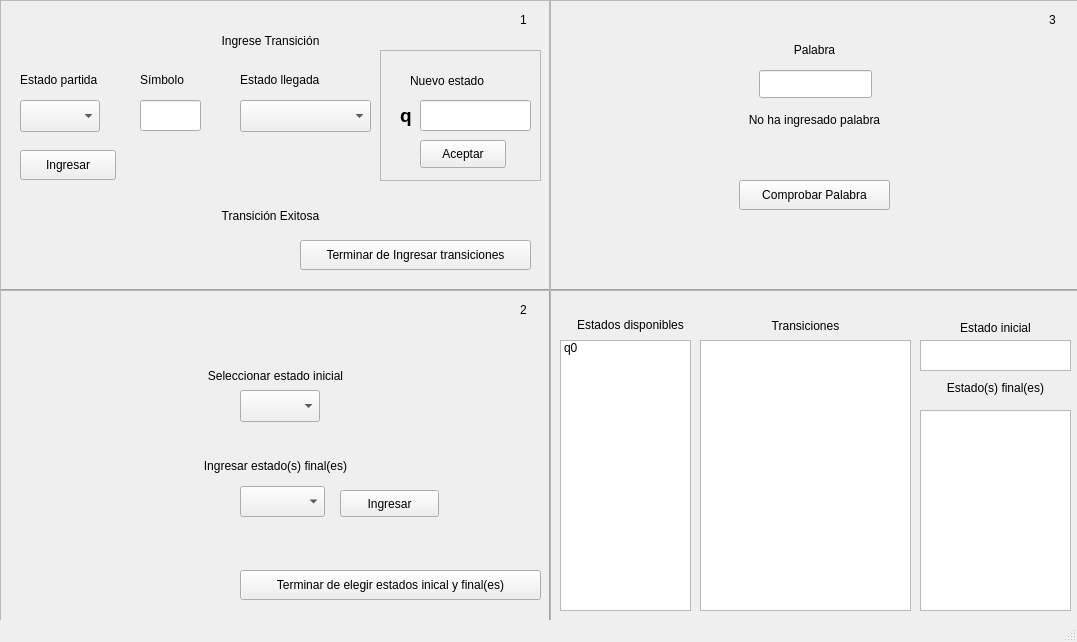
<?xml version="1.0" encoding="UTF-8"?>
<ui version="4.0">
 <class>MainWindow</class>
 <widget class="QMainWindow" name="MainWindow">
  <property name="geometry">
   <rect>
    <x>0</x>
    <y>0</y>
    <width>1077</width>
    <height>642</height>
   </rect>
  </property>
  <property name="windowTitle">
   <string>MainWindow</string>
  </property>
  <widget class="QWidget" name="centralWidget">
   <widget class="Line" name="line">
    <property name="geometry">
     <rect>
      <x>0</x>
      <y>280</y>
      <width>1081</width>
      <height>20</height>
     </rect>
    </property>
    <property name="orientation">
     <enum>Qt::Horizontal</enum>
    </property>
   </widget>
   <widget class="Line" name="line_2">
    <property name="geometry">
     <rect>
      <x>540</x>
      <y>0</y>
      <width>20</width>
      <height>641</height>
     </rect>
    </property>
    <property name="orientation">
     <enum>Qt::Vertical</enum>
    </property>
   </widget>
   <widget class="QFrame" name="frame">
    <property name="geometry">
     <rect>
      <x>0</x>
      <y>0</y>
      <width>551</width>
      <height>291</height>
     </rect>
    </property>
    <property name="frameShape">
     <enum>QFrame::StyledPanel</enum>
    </property>
    <property name="frameShadow">
     <enum>QFrame::Raised</enum>
    </property>
    <widget class="QComboBox" name="comboBox">
     <property name="geometry">
      <rect>
       <x>20</x>
       <y>100</y>
       <width>80</width>
       <height>32</height>
      </rect>
     </property>
     <item>
      <property name="text">
       <string/>
      </property>
     </item>
     <item>
      <property name="text">
       <string>q0</string>
      </property>
     </item>
    </widget>
    <widget class="QLabel" name="label">
     <property name="geometry">
      <rect>
       <x>0</x>
       <y>10</y>
       <width>541</width>
       <height>61</height>
      </rect>
     </property>
     <property name="text">
      <string>Ingrese Transición</string>
     </property>
     <property name="alignment">
      <set>Qt::AlignCenter</set>
     </property>
    </widget>
    <widget class="QLabel" name="label_11">
     <property name="geometry">
      <rect>
       <x>20</x>
       <y>70</y>
       <width>101</width>
       <height>20</height>
      </rect>
     </property>
     <property name="text">
      <string>Estado partida</string>
     </property>
    </widget>
    <widget class="QLabel" name="label_12">
     <property name="geometry">
      <rect>
       <x>140</x>
       <y>70</y>
       <width>66</width>
       <height>20</height>
      </rect>
     </property>
     <property name="text">
      <string>Símbolo</string>
     </property>
    </widget>
    <widget class="QLabel" name="label_13">
     <property name="geometry">
      <rect>
       <x>240</x>
       <y>70</y>
       <width>111</width>
       <height>20</height>
      </rect>
     </property>
     <property name="text">
      <string>Estado llegada</string>
     </property>
    </widget>
    <widget class="QLineEdit" name="lineEdit">
     <property name="geometry">
      <rect>
       <x>140</x>
       <y>100</y>
       <width>61</width>
       <height>31</height>
      </rect>
     </property>
    </widget>
    <widget class="QComboBox" name="comboBox_2">
     <property name="geometry">
      <rect>
       <x>240</x>
       <y>100</y>
       <width>131</width>
       <height>32</height>
      </rect>
     </property>
     <item>
      <property name="text">
       <string/>
      </property>
     </item>
     <item>
      <property name="text">
       <string>Nuevo Estado</string>
      </property>
     </item>
     <item>
      <property name="text">
       <string>q0</string>
      </property>
     </item>
    </widget>
    <widget class="QPushButton" name="pushButton">
     <property name="geometry">
      <rect>
       <x>20</x>
       <y>150</y>
       <width>96</width>
       <height>30</height>
      </rect>
     </property>
     <property name="text">
      <string>Ingresar</string>
     </property>
    </widget>
    <widget class="QLabel" name="label2">
     <property name="geometry">
      <rect>
       <x>0</x>
       <y>190</y>
       <width>541</width>
       <height>51</height>
      </rect>
     </property>
     <property name="frameShape">
      <enum>QFrame::NoFrame</enum>
     </property>
     <property name="text">
      <string>Transición Exitosa</string>
     </property>
     <property name="scaledContents">
      <bool>false</bool>
     </property>
     <property name="alignment">
      <set>Qt::AlignCenter</set>
     </property>
    </widget>
    <widget class="QPushButton" name="pushButton_2">
     <property name="geometry">
      <rect>
       <x>300</x>
       <y>240</y>
       <width>231</width>
       <height>30</height>
      </rect>
     </property>
     <property name="text">
      <string>Terminar de Ingresar transiciones</string>
     </property>
    </widget>
    <widget class="QLabel" name="label_2">
     <property name="geometry">
      <rect>
       <x>520</x>
       <y>10</y>
       <width>16</width>
       <height>20</height>
      </rect>
     </property>
     <property name="text">
      <string>1</string>
     </property>
    </widget>
    <widget class="QFrame" name="frame_4">
     <property name="geometry">
      <rect>
       <x>380</x>
       <y>50</y>
       <width>161</width>
       <height>131</height>
      </rect>
     </property>
     <property name="frameShape">
      <enum>QFrame::StyledPanel</enum>
     </property>
     <property name="frameShadow">
      <enum>QFrame::Raised</enum>
     </property>
     <widget class="QLabel" name="label_20">
      <property name="geometry">
       <rect>
        <x>30</x>
        <y>20</y>
        <width>101</width>
        <height>21</height>
       </rect>
      </property>
      <property name="text">
       <string>Nuevo estado</string>
      </property>
     </widget>
     <widget class="QLineEdit" name="lineEdit_2">
      <property name="geometry">
       <rect>
        <x>40</x>
        <y>50</y>
        <width>111</width>
        <height>31</height>
       </rect>
      </property>
     </widget>
     <widget class="QLabel" name="label_19">
      <property name="geometry">
       <rect>
        <x>20</x>
        <y>50</y>
        <width>21</width>
        <height>31</height>
       </rect>
      </property>
      <property name="font">
       <font>
        <pointsize>14</pointsize>
        <weight>75</weight>
        <bold>true</bold>
       </font>
      </property>
      <property name="text">
       <string>q</string>
      </property>
     </widget>
     <widget class="QPushButton" name="pushButton_5">
      <property name="geometry">
       <rect>
        <x>40</x>
        <y>90</y>
        <width>86</width>
        <height>28</height>
       </rect>
      </property>
      <property name="text">
       <string>Aceptar</string>
      </property>
     </widget>
    </widget>
   </widget>
   <widget class="QFrame" name="frame_2">
    <property name="geometry">
     <rect>
      <x>0</x>
      <y>290</y>
      <width>551</width>
      <height>351</height>
     </rect>
    </property>
    <property name="frameShape">
     <enum>QFrame::StyledPanel</enum>
    </property>
    <property name="frameShadow">
     <enum>QFrame::Raised</enum>
    </property>
    <widget class="QLabel" name="label_3">
     <property name="geometry">
      <rect>
       <x>10</x>
       <y>60</y>
       <width>531</width>
       <height>51</height>
      </rect>
     </property>
     <property name="text">
      <string>Seleccionar estado inicial</string>
     </property>
     <property name="alignment">
      <set>Qt::AlignCenter</set>
     </property>
    </widget>
    <widget class="QComboBox" name="comboBoxEInicial">
     <property name="geometry">
      <rect>
       <x>240</x>
       <y>100</y>
       <width>80</width>
       <height>32</height>
      </rect>
     </property>
    </widget>
    <widget class="QLabel" name="label_4">
     <property name="geometry">
      <rect>
       <x>10</x>
       <y>160</y>
       <width>531</width>
       <height>31</height>
      </rect>
     </property>
     <property name="text">
      <string>Ingresar estado(s) final(es)</string>
     </property>
     <property name="alignment">
      <set>Qt::AlignCenter</set>
     </property>
    </widget>
    <widget class="QLabel" name="label_6">
     <property name="geometry">
      <rect>
       <x>520</x>
       <y>10</y>
       <width>16</width>
       <height>20</height>
      </rect>
     </property>
     <property name="text">
      <string>2</string>
     </property>
    </widget>
    <widget class="QPushButton" name="pushButton_3">
     <property name="geometry">
      <rect>
       <x>240</x>
       <y>280</y>
       <width>301</width>
       <height>30</height>
      </rect>
     </property>
     <property name="text">
      <string>Terminar de elegir estados inical y final(es)</string>
     </property>
    </widget>
    <widget class="QComboBox" name="comboBoxEFinal">
     <property name="geometry">
      <rect>
       <x>240</x>
       <y>196</y>
       <width>85</width>
       <height>31</height>
      </rect>
     </property>
    </widget>
    <widget class="QPushButton" name="pushButtonEFinales">
     <property name="geometry">
      <rect>
       <x>340</x>
       <y>200</y>
       <width>99</width>
       <height>27</height>
      </rect>
     </property>
     <property name="text">
      <string>Ingresar</string>
     </property>
    </widget>
   </widget>
   <widget class="QListWidget" name="listWidget">
    <property name="geometry">
     <rect>
      <x>560</x>
      <y>340</y>
      <width>131</width>
      <height>271</height>
     </rect>
    </property>
    <item>
     <property name="text">
      <string>q0</string>
     </property>
    </item>
   </widget>
   <widget class="QLabel" name="label_10">
    <property name="geometry">
     <rect>
      <x>560</x>
      <y>300</y>
      <width>141</width>
      <height>51</height>
     </rect>
    </property>
    <property name="text">
     <string>&lt;html&gt;&lt;head/&gt;&lt;body&gt;&lt;p&gt;Estados disponibles&lt;/p&gt;&lt;/body&gt;&lt;/html&gt;</string>
    </property>
    <property name="alignment">
     <set>Qt::AlignCenter</set>
    </property>
   </widget>
   <widget class="QFrame" name="frame_3">
    <property name="geometry">
     <rect>
      <x>549</x>
      <y>0</y>
      <width>531</width>
      <height>291</height>
     </rect>
    </property>
    <property name="frameShape">
     <enum>QFrame::StyledPanel</enum>
    </property>
    <property name="frameShadow">
     <enum>QFrame::Raised</enum>
    </property>
    <widget class="QLineEdit" name="lineEdit_3">
     <property name="geometry">
      <rect>
       <x>210</x>
       <y>70</y>
       <width>113</width>
       <height>28</height>
      </rect>
     </property>
    </widget>
    <widget class="QLabel" name="label_5">
     <property name="geometry">
      <rect>
       <x>15</x>
       <y>40</y>
       <width>501</width>
       <height>20</height>
      </rect>
     </property>
     <property name="text">
      <string>Palabra</string>
     </property>
     <property name="alignment">
      <set>Qt::AlignCenter</set>
     </property>
    </widget>
    <widget class="QLabel" name="label_7">
     <property name="geometry">
      <rect>
       <x>500</x>
       <y>10</y>
       <width>16</width>
       <height>20</height>
      </rect>
     </property>
     <property name="text">
      <string>3</string>
     </property>
    </widget>
    <widget class="QPushButton" name="pushButton_4">
     <property name="geometry">
      <rect>
       <x>190</x>
       <y>180</y>
       <width>151</width>
       <height>30</height>
      </rect>
     </property>
     <property name="text">
      <string>Comprobar Palabra</string>
     </property>
    </widget>
    <widget class="QLabel" name="label_15">
     <property name="geometry">
      <rect>
       <x>10</x>
       <y>110</y>
       <width>511</width>
       <height>20</height>
      </rect>
     </property>
     <property name="sizePolicy">
      <sizepolicy hsizetype="Preferred" vsizetype="Preferred">
       <horstretch>0</horstretch>
       <verstretch>0</verstretch>
      </sizepolicy>
     </property>
     <property name="text">
      <string>No ha ingresado palabra</string>
     </property>
     <property name="alignment">
      <set>Qt::AlignCenter</set>
     </property>
    </widget>
   </widget>
   <widget class="QListWidget" name="listWidget_2">
    <property name="geometry">
     <rect>
      <x>700</x>
      <y>340</y>
      <width>211</width>
      <height>271</height>
     </rect>
    </property>
   </widget>
   <widget class="QLabel" name="label_16">
    <property name="geometry">
     <rect>
      <x>700</x>
      <y>310</y>
      <width>211</width>
      <height>31</height>
     </rect>
    </property>
    <property name="text">
     <string>Transiciones</string>
    </property>
    <property name="alignment">
     <set>Qt::AlignCenter</set>
    </property>
   </widget>
   <widget class="QLabel" name="label_17">
    <property name="geometry">
     <rect>
      <x>920</x>
      <y>320</y>
      <width>151</width>
      <height>16</height>
     </rect>
    </property>
    <property name="text">
     <string>Estado inicial</string>
    </property>
    <property name="alignment">
     <set>Qt::AlignCenter</set>
    </property>
   </widget>
   <widget class="QLabel" name="label_18">
    <property name="geometry">
     <rect>
      <x>920</x>
      <y>380</y>
      <width>151</width>
      <height>16</height>
     </rect>
    </property>
    <property name="text">
     <string>Estado(s) final(es)</string>
    </property>
    <property name="alignment">
     <set>Qt::AlignCenter</set>
    </property>
   </widget>
   <widget class="QListWidget" name="listWidgetEIniciales">
    <property name="geometry">
     <rect>
      <x>920</x>
      <y>340</y>
      <width>151</width>
      <height>31</height>
     </rect>
    </property>
   </widget>
   <widget class="QListWidget" name="listWidgetEFinales">
    <property name="geometry">
     <rect>
      <x>920</x>
      <y>410</y>
      <width>151</width>
      <height>201</height>
     </rect>
    </property>
   </widget>
  </widget>
  <widget class="QStatusBar" name="statusBar"/>
 </widget>
 <layoutdefault spacing="6" margin="11"/>
 <resources/>
 <connections/>
</ui>
